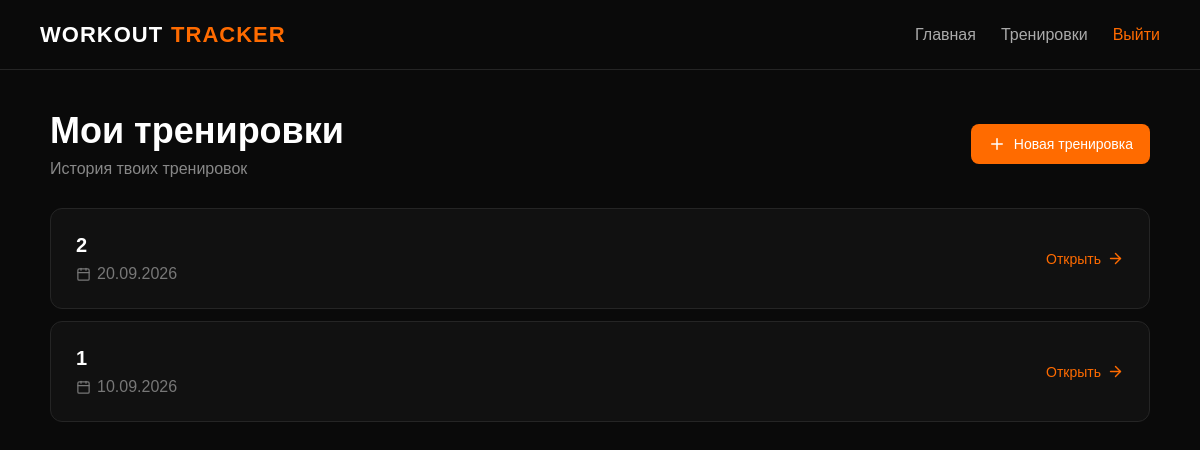
The page /workout/ (signed in) on the database as committed earlier.
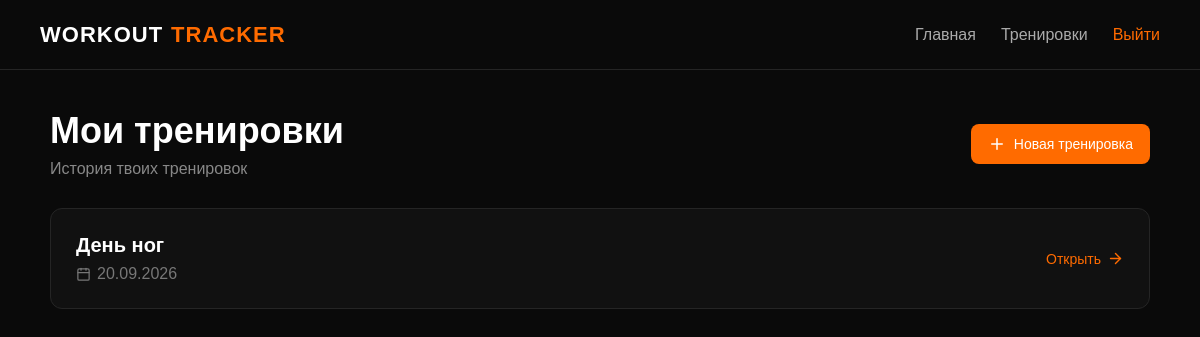
The same page on the database as committed later.
### workouts/models.py (models this page shows, shortened)
class Workout(models.Model):
    name = models.CharField(max_length=50)
    date = models.DateField()
    user = models.ForeignKey(User, on_delete=models.CASCADE)

### workouts/views.py (the view)
# urls.py: path('workout/', workout_list, name='workout_list'),
@login_required(login_url='login')
def workout_list(request):
    workouts = Workout.objects.filter(
        user=request.user
    ).order_by('-id')
    return render(request, 'workouts/workout_list.html', {'workouts': workouts})

### workouts/templates/workouts/workout_list.html (shortened to what this page needs)
{% extends 'workouts/base.html' %}
{% block content %}
<div class="home-container">
    <div class="page-header">
        <div>
            <h1>Мои тренировки</h1>
            <p class="page-subtitle">
                История твоих тренировок
            </p>
        </div>
        <a
            href="{% url 'workout_create' %}"
            class="button add-button"
        >
            <i data-lucide="plus"></i>
            Новая тренировка
        </a>
    </div>
    {% if workouts %}
        <div class="workout-list">
            {% for workout in workouts %}
                <div class="card workout-card">
                    <div class="workout-info">
                        <h2>{{ workout.name }}</h2>
                        <p class="workout-date">
                            <i data-lucide="calendar"></i>
                            {{ workout.date|date:"d.m.Y" }}
                        </p>
                    </div>
                    <a
                        href="{% url 'workout_detail' workout.id %}"
                        class="details-link"
                    >
                        Открыть
                        <i data-lucide="arrow-right"></i>
                    </a>
                </div>
            {% endfor %}
        </div>
    {% endif %}
</div>
{% endblock %}

### workouts/templates/workouts/base.html (shortened to what this page needs)
<!DOCTYPE html>
<html lang="ru">
<head>
</head>
<body>
<header>
    <a href="{% url 'home' %}" class="logo">
        WORKOUT<span>TRACKER</span>
    </a>
    {% if user.is_authenticated %}
        <nav class="nav">
            <a href="{% url 'home' %}">Главная</a>
            <a href="{% url 'workout_list' %}">Тренировки</a>
            <a href="{% url 'logout' %}" class="logout">Выйти</a>
        </nav>
    {% endif %}
</header>
<main>
    {% block content %}
    {% endblock %}
</main>
</body>
</html>

### workouts/templates/workouts/base.html (style rules this page uses)
* { box-sizing: border-box; margin: 0; padding: 0; }
body { font-family: Arial, sans-serif; background: #0a0a0a; color: #ffffff; min-height: 100vh; }
a { color: inherit; text-decoration: none; }
header { height: 70px; border-bottom: 1px solid #252525; display: flex; align-items: center; justify-content: space-between; padding: 0 40px; }
.logo { display: inline-flex; align-items: center; gap: 8px; font-size: 22px; font-weight: bold; letter-spacing: 1px; }
.logo span { color: #ff6b00; }
.nav { display: flex; align-items: center; gap: 25px; }
.nav a { display: inline-flex; align-items: center; gap: 6px; color: #aaaaaa; transition: 0.2s; }
.nav .logout { color: #ff6b00; }
main { min-height: calc(100vh - 70px); padding: 40px; }
.home-container { max-width: 1100px; margin: 0 auto; }
.button { display: inline-flex; align-items: center; justify-content: center; gap: 8px; padding: 10px 16px; border: none; border-radius: 8px; background: #ff6b00; color: #ffffff; font-size: 14px; font-weight: 500; text-decoration: none; cursor: pointer; transition: background 0.2s ease; }
.button svg { width: 18px; height: 18px; stroke-width: 2; }
.add-button { width: auto; padding: 11px 17px; white-space: nowrap; }
.card { background: #111111; border: 1px solid #252525; border-radius: 12px; padding: 25px; }
.page-header { display: flex; align-items: center; justify-content: space-between; gap: 20px; margin-bottom: 30px; }
.page-header h1 { font-size: 36px; margin-bottom: 8px; }
.page-subtitle { display: flex; align-items: center; gap: 6px; color: #888888; }
.workout-list { display: flex; flex-direction: column; gap: 12px; }
.workout-card { display: flex; align-items: center; justify-content: space-between; gap: 20px; transition: 0.2s; }
.workout-info { min-width: 0; }
.workout-info h2 { margin-bottom: 8px; }
.workout-card h2 { font-size: 20px; margin-bottom: 8px; }
.workout-date { display: flex; align-items: center; gap: 6px; color: #777777; }
.workout-date svg { width: 15px; height: 15px; }
.details-link { display: inline-flex; align-items: center; gap: 6px; color: #ff6b00; font-size: 14px; font-weight: 500; white-space: nowrap; transition: color 0.2s ease; }
.details-link svg { width: 17px; height: 17px; }

Rows that differ between the two databases and show on the page:
removed Workout: name "2", date "20.09.2026"
removed Workout: name "1", date "10.09.2026"
added Workout: name "День ног", date "20.09.2026"
